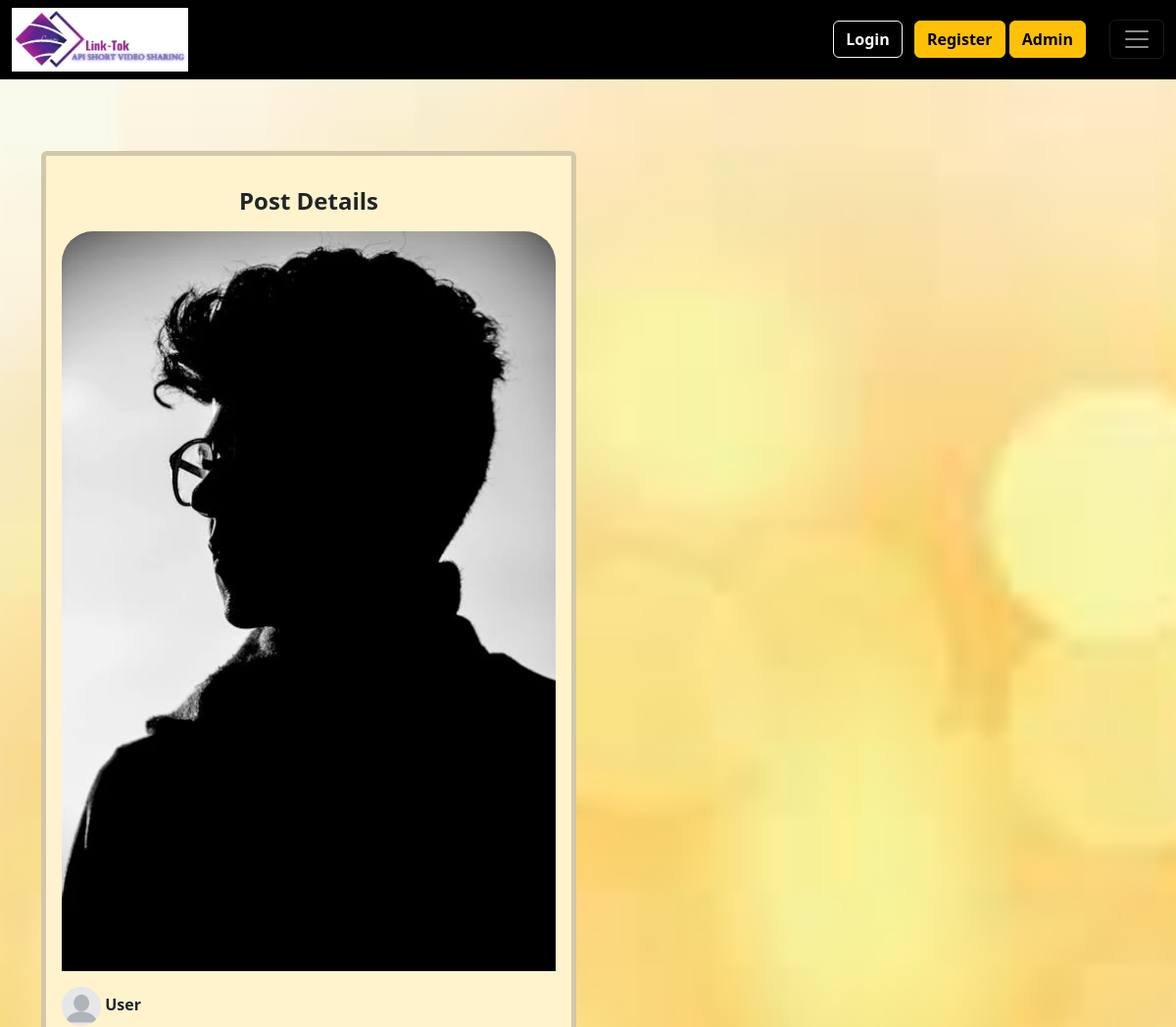
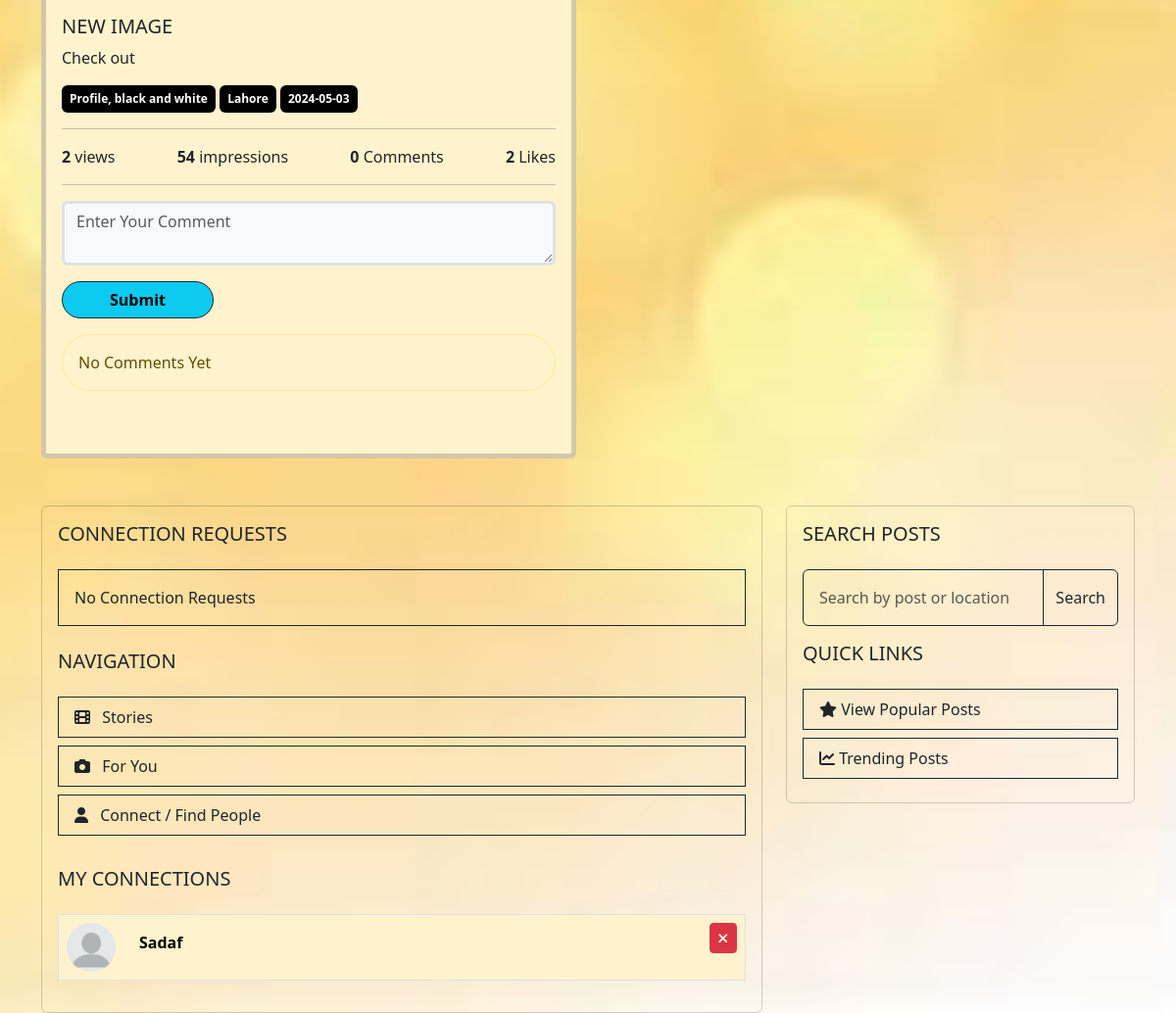
/view-post.php?post_id=2 (signed in), run on the app's committed database (2 pictures, top to bottom).
### tables this page shows
CREATE TABLE `posts` (
  `id` int(11) NOT NULL,
  `title` varchar(255) NOT NULL,
  `file` varchar(255) NOT NULL,
  `post` varchar(255) NOT NULL,
  `tags` varchar(255) NOT NULL,
  `date` varchar(255) NOT NULL,
  `user_id` varchar(255) NOT NULL,
  `type` varchar(255) NOT NULL,
  `impression` varchar(255) NOT NULL,
  `views` varchar(255) NOT NULL,
  `location` varchar(255) NOT NULL,
  `share_user_id` varchar(255) NOT NULL,
  `is_share` varchar(255) NOT NULL
);

CREATE TABLE `users` (
  `id` int(11) NOT NULL,
  `username` varchar(255) NOT NULL,
  `email` varchar(255) NOT NULL,
  `password` varchar(255) NOT NULL,
  `number` varchar(255) NOT NULL,
  `role` varchar(255) NOT NULL,
  `status` varchar(255) NOT NULL,
  `image` varchar(255) NOT NULL DEFAULT 'default.jpg'
);

CREATE TABLE `connections` (
  `id` int(11) NOT NULL,
  `user_id` varchar(255) NOT NULL,
  `connection_id` varchar(255) NOT NULL,
  `status` varchar(255) NOT NULL
);

### db.php (called while the page is built, shortened)
<?php
if(isset($_SESSION['id'])){
    $user_id   = $_SESSION['id'];
}
?>

### view-post.php (the view, shortened to what this page needs)
<?php include_once('header.php'); ?>
<?php include_once('nav.php'); ?>
<div class="container">
    <div class="row mt-5">
    <body style="background-image: url('img/ghj.jpeg'); background-position: center; background-repeat: no-repeat; background-size: cover;">
        <div class="col-md-6" style="margin-top: 10px;">
            <div class="card border-5  bg-warning-subtle">
                <div class="card-body">
                    <h4 class="card-title fw-bold my-3 text-center">Post Details</h4>
                    <?php
                    $post_id = $_GET['post_id'];
                    $posts = $db->query("SELECT * FROM posts WHERE id = $post_id; ");
                    while($post = $posts->fetch_assoc()){
                        $post_id         = $post['id'];
                        $post_title      = $post['title'];
                        $post_file       = $post['file'];
                        $post_post       = $post['post'];
                        $post_tags       = $post['tags'];
                        $post_date       = $post['date'];
                        $post_user_id    = $post['user_id'];
                        $post_type       = $post['type'];
                        $post_impression = $post['impression'];
                        $post_views      = $post['views'];
                        $post_location   = $post['location'];
                        $user = $db->query("SELECT * FROM users WHERE id = '$post_user_id' ");
                        $user = $user->fetch_assoc();
                        $user_name = $user['username'];
                        $user_image = $user['image'];
                        ?>
                        <div class="post mb-5 ">
                            <?php if($post_type == 'image'): ?>
                                <img src="img/<?php echo $post_file ?>" class="rounded-top-5 w-100" style="object-fit:cover;">
                            <?php endif; ?>
                            <div class="user-details my-3">
                                <div>
                                    <img src="img/<?php echo $user_image; ?>" class="rounded-circle" style="width: 40px; height: 40px; object-fit: cover;">
                                    <span class="fw-bold"><?php echo $user_name; ?></span>
                                </div>
                            </div>
                            <h5 class="text-uppercase mt-3"><?php echo $post_title ?></h5>
                            <p><?php echo $post_post ?></p>
                            <span class="badge bg-black fw-semibold border-2 text-white p-2"><?php echo $post_tags ?></span>
                            <span class="badge bg-black    fw-semibold   border-2  text-white  p-2"><?php echo $post_location ?></span>
                            <span class="badge bg-black    fw-semibold  border-2  text-white  p-2"><?php echo $post_date ?></span>
                            <hr>
                            <div class="d-flex justify-content-between">
                                <div>
                                    <span class="fw-bold"><?php echo $post_views; ?></span> views
                                </div>
                                <div>
                                    <span class="fw-bold"><?php echo $post_impression; ?></span> impressions
                                </div>
                                <div>
                                    <span class="fw-bold">
                                        <?php
                                        $comments = $db->query("SELECT * FROM comments WHERE post_id = '$post_id' ");
                                        echo $comments->num_rows;
                                        ?>
                                    </span> Comments
                                </div>
                                <div>
                                    <span class="fw-bold">
                                        <?php
                                        $likes = $db->query("SELECT * FROM likes WHERE post_id = '$post_id' ");
                                        echo $likes->num_rows;
                                        ?>
                                    </span> Likes
                                </div>
                            </div>
                            <hr>
                            <?php
                            if(isset($user_id)){
                                ?>
                            <form action="" method="post">
                                <div class="mb-3">
                                    <textarea class="form-control bg-light border-3" required placeholder="Enter Your Comment" id="comment" name="comment" rows="2"></textarea>
                                </div>
                                <div class="mb-3">
                                <button type="submit" class="btn btn-info  px-5 border-dark border-1 fw-bold rounded-5">Submit</button>
                                </div>
                            </form>
                                <?php
                            }else{
                                ?>
                                <p class='alert alert-dark rounded-5 p-3'>Please login first to <span class="fw-bold">Comment</span></p>
                                <?php
                            }
                            ?>
                            <div class="comments">
                                <?php
                                $comments = $db->query("SELECT * FROM comments WHERE post_id = '$post_id' ORDER BY id DESC ");
                                if($comments->num_rows){
                                    while($comment = $comments->fetch_assoc()){
                                        $comment_id = $comment['id'];
                                        $comment_user_id = $comment['user_id'];
                                        $comment_comment = $comment['comment'];
                                        $comment_user = $db->query("SELECT * FROM users WHERE id = '$comment_user_id' ");
                                        $comment_user = $comment_user->fetch_assoc();
                                        $comment_user_name = $comment_user['username'];
                                        $comment_user_image = $comment_user['image'];
                                        ?>
                                        <div class="comment mb-3">
                                            <div class="user-details">
                                                <div>
                                                    <img src="img/<?php echo $comment_user_image; ?>" class="rounded-circle" style="width: 40px; height: 40px; object-fit: cover;">
                                                    <span class="fw-bold"><?php echo $comment_user_name; ?></span>
                                                </div>
                                            </div>
                                            <p class="ms-5"><?php echo $comment_comment; ?></p>
                                        </div>
                                        <?php
                                    }
                                }else{
                                    echo "<p class='alert alert-warning rounded-5'>No Comments Yet</p>";
                                }
                                ?>
                            </div>
                        </div>
                        <?php
                    }
                    ?>
                </div>
            </div>
        </div>
        <?php include_once('quick-links.php'); ?>
    </div>
</div>
<?php include_once('footer.php'); ?>

### quick-links.php (shortened to what this page needs)
<div class="container  mt-5   bg-transparent">
    <div class="row">
        <div class="col-lg-8">
            <div class="card border-1  bg-transparent">
                <div class="card-body">
                    <h5 class="card-title text-uppercase mb-4">Connection Requests</h5>
                    <table class="table table-borderless mt-3  ">
                        <?php
                        if (isset($user_id)) {
                            $sql = $db->query("SELECT * FROM connections WHERE connection_id = '$user_id' AND status = 'pending'");
                            if ($sql->num_rows > 0) {
                                while ($row = $sql->fetch_assoc()) {
                                    $id = $row['id'];
                                    $user_id = $row['user_id'];
                                    $status = $row['status'];
                                    $sql1 = $db->query("SELECT * FROM users WHERE id = '$user_id'");
                                    $row1 = $sql1->fetch_assoc();
                                    $name = $row1['username'];
                                    $image = $row1['image'];
                                    ?>
                                    <tr class="border table-warning">
                                        <td width="50">
                                            <img src="img/<?php echo $image; ?>" class="rounded-circle" width="50" alt="<?php echo $name; ?>">
                                        </td>
                                        <td class="p-3  fw-bold"><?php echo $name; ?></td>
                                        <td width="100" class="text-end">
                                            <a href="?accept=<?php echo $id; ?>" class="btn btn-sm  btn-success text-white  "><i class="fa fa-check"></i></a>
                                            <a href="?reject=<?php echo $id; ?>" class="btn btn-sm btn-danger  text-black"><i class="fa fa-times"></i></a>
                                        </td>
                                    </tr>
                                <?php
                                }
                            } else {
                                ?>
                                <tr class="border-1  border-dark">
                                    <td colspan="3" class="p-3  bg-transparent">No Connection Requests</td>
                                </tr>
                            <?php
                            }
                        }
                        ?>
                    </table>
                    <h5 class="card-title text-uppercase mb-4 mt-4">Navigation</h5>
                    <ul class="list-group">
                        <?php
                        if (isset($user_id)) {
                            ?>
                            <a href="stories.php" class="text-decoration-none mb-2 "><li class="list-group-item border-1  border-dark  bg-transparent"><i class="fa fa-film me-2"></i> Stories</li></a>
                            <a href="for-you.php" class="text-decoration-none mb-2"><li class="list-group-item  border-1  border-dark  bg-transparent"><i class="fa fa-camera me-2"></i> For You</li></a>
                            <a href="find-peoples.php" class="text-decoration-none mb-2"><li class="list-group-item  border-1  border-dark  bg-transparent"><i class="fa fa-user me-2"></i> Connect / Find People</li></a>
                        <?php
                        }
                        ?>
                    </ul>
                    <h5 class="card-title text-uppercase mb-4 mt-4">My Connections</h5>
                    <table class="table table-borderless mt-3">
                    <?php
                        if(isset($user_id)){
                            $sql = $db->query("SELECT * FROM connections WHERE (user_id = '$user_id' OR connection_id = '$user_id') AND status = 'approve'");
                            if($sql->num_rows){
                                while($row = $sql->fetch_assoc()) {
                                    $id = $row['id'];
                                    $connection_user_id = ($row['user_id'] == $user_id) ? $row['connection_id'] : $row['user_id'];
                                    $sql1 = $db->query("SELECT * FROM users WHERE id = '$connection_user_id'");
                                    $row1 = $sql1->fetch_assoc();
                                    $name = $row1['username'];
                                    $image = $row1['image'];
                                    ?>
                                    <tr class="border  table-warning">
                                        <td width="50">
                                            <img src="img/<?php echo $image; ?>" class="rounded-circle" width="50" alt="<?php echo $name; ?>">
                                        </td>
                                        <td class="p-3  fw-bold"><?php echo $name; ?></td>
                                        <td width="100" class="text-end">
                                            <a href="?disconnect=<?php echo $id; ?>" class="btn btn-sm  text-white btn-danger"><i class="fa fa-times"></i></a>
                                        </td>
                                    </tr>
                                <?php
                                }
                            } else {
                                ?>
                                <tr class="border-1  border-dark">
                                    <td colspan="3" class="p-3   bg-transparent">No Connections</td>
                                </tr>
                            <?php
                            }
                        }
                        ?>
                    </table>
                </div>
            </div>
        </div>
        <div class="col-lg-4">
            <div class="card border-1  bg-transparent">
                <div class="card-body">
                    <h5 class="card-title text-uppercase mb-4">Search Posts</h5>
                    <form action="index.php" method="post">
                        <div class="input-group mb-3">
                            <input type="text" name="search" class="form-control border-1  border-dark  bg-transparent  p-3" placeholder="Search by post or location">
                            <button class="btn btn-outline-dark  border-1  " type="button" id="search-button">Search</button>
                        </div>
                    </form>
                    <h5 class="card-title text-uppercase mb-4">Quick Links</h5>
                    <ul class="list-group">
                    <a href="index.php?popular" class="text-decoration-none mb-2">
    <li class="list-group-item border-1 border-dark bg-transparent">
        <i class="fas fa-star"></i> View Popular Posts
    </li>
</a>
<a href="index.php?trending" class="text-decoration-none mb-2">
    <li class="list-group-item border-1 border-dark bg-transparent">
        <i class="fas fa-chart-line"></i> Trending Posts
    </li>
</a>
                    </ul>
                </div>
            </div>
        </div>
    </div>
</div>

### data on the page
posts: file (picture), user.image (placeholder picture), user.username "User", title "NEW IMAGE", post "Check out", tags "Profile, black and white", location "Lahore", date "2024-05-03", views "2", impression "54", num_rows "0", num_rows "2"
connections: user.image (placeholder picture), user.username "Sadaf"
